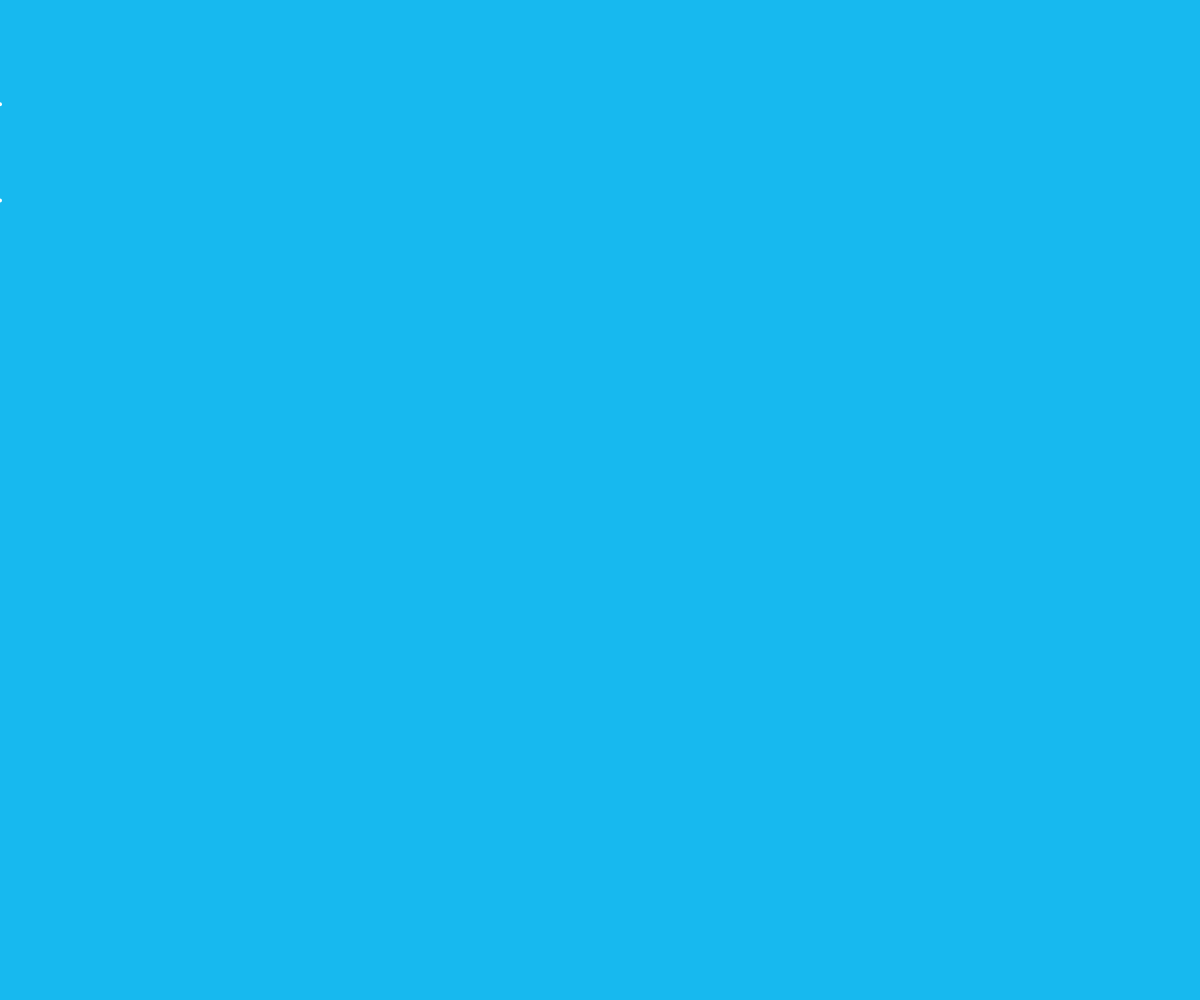
Frame 1 (no input)
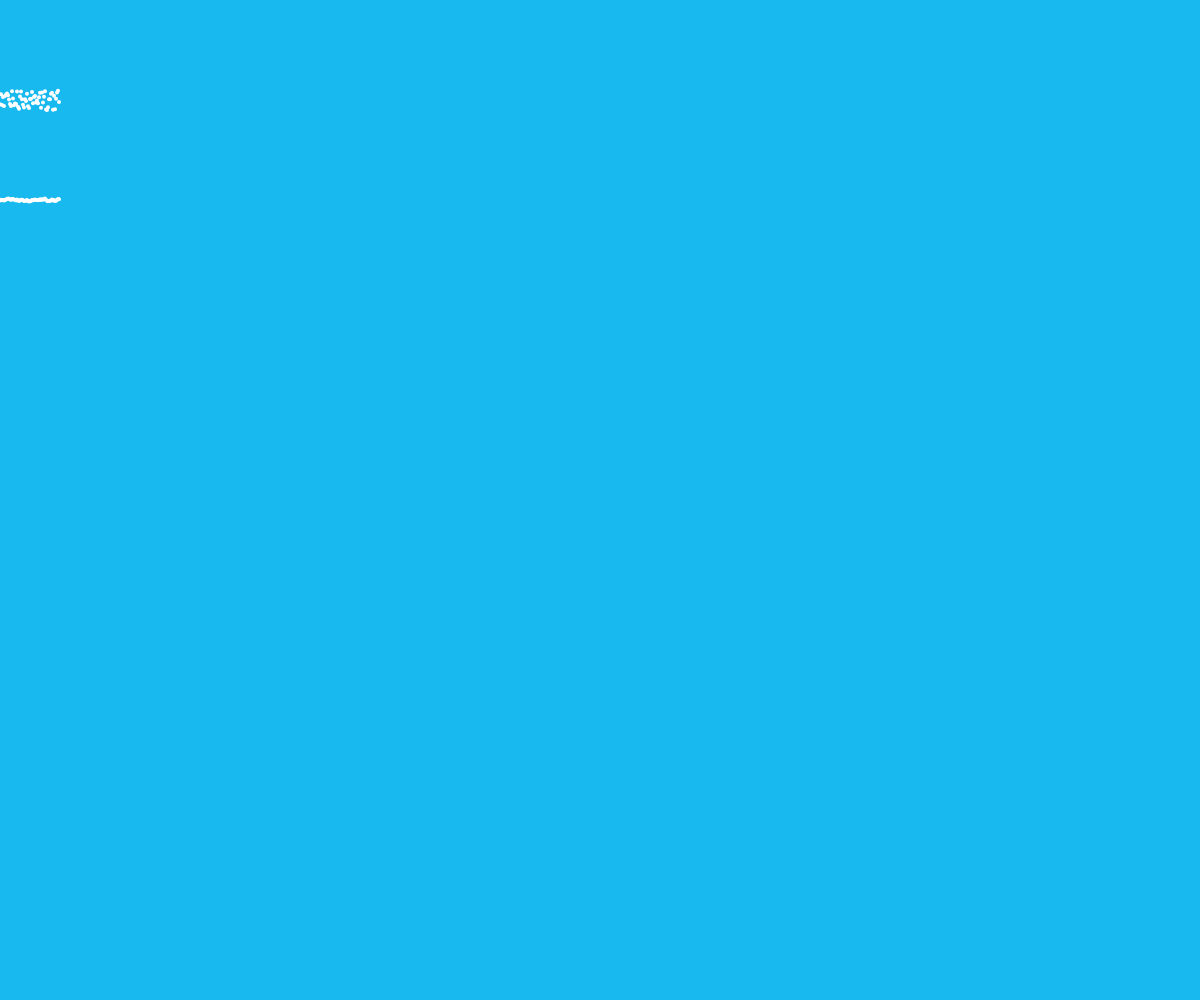
Frame 60 (no input)
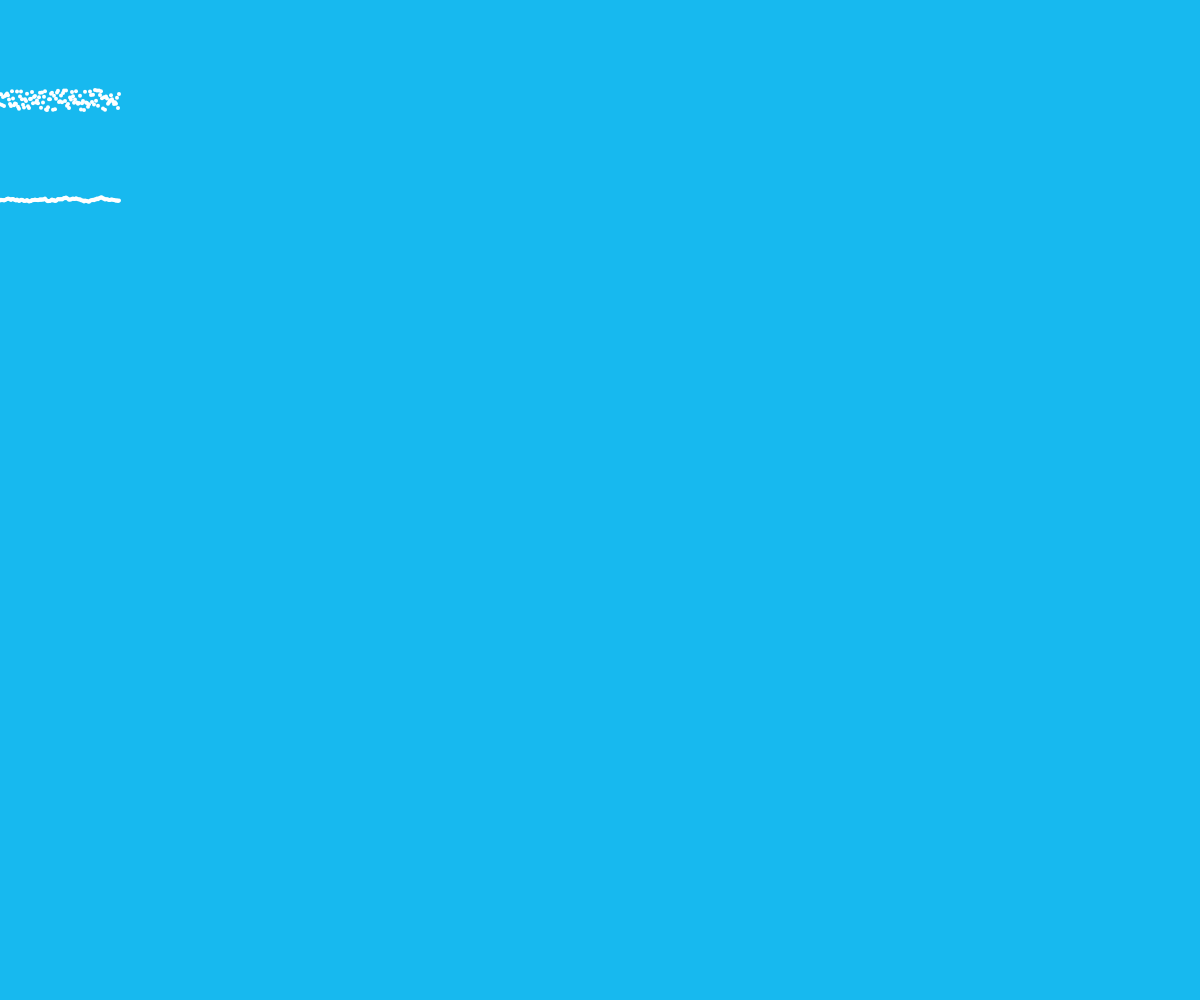
Frame 120 (the mouse pressed at the canvas centre since frame 60)

The p5.js sketch that drew these frames (run headless with seeded random() and noise() and a simulated clock; from frame 60 on, the mouse is pressed at the canvas centre):

// p5.js sketch
// ── sketch.js
var smoothVal = 0;
var xp = 0;

function setup() {
  
  createCanvas(window.innerWidth, window.innerHeight);
  background(23, 185, 239); 
  fill(255);
  noStroke();
}


function draw(){
  
  var randVal = random(-10,10);
  
  smoothVal = .9*smoothVal + .1*randVal;

  ellipse(xp,randVal + 100,4,4);
  ellipse(xp,smoothVal + 200,4,4);
  
  xp += 1;

  if(xp > width){
  	xp = 0;
  	background(23, 185, 239); 
  }

}
